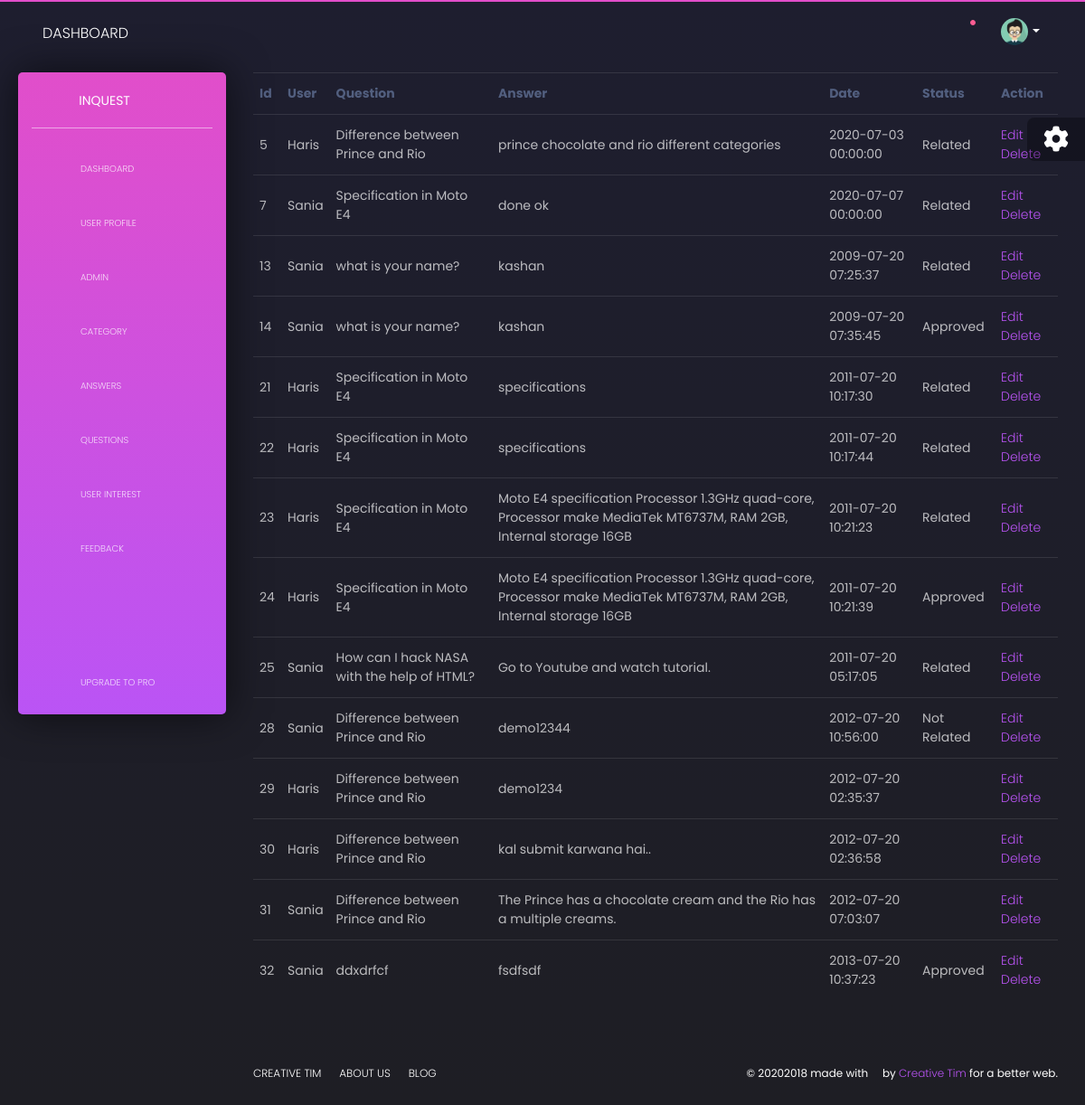
/admin/examples/ViewAnswer.php, run on the app's committed database.
### tables this page shows
CREATE TABLE `postanswer` (
  `PA_Id` int(11) NOT NULL,
  `U_Id` int(11) NOT NULL,
  `PA_Answer` varchar(250) NOT NULL,
  `PA_DateTime` datetime NOT NULL,
  `PQ_Id` int(11) NOT NULL,
  `PA_Status` varchar(250) NOT NULL
);

CREATE TABLE `users` (
  `U_Id` int(11) NOT NULL,
  `U_Name` varchar(50) NOT NULL,
  `U_FName` varchar(50) NOT NULL,
  `U_UserName` varchar(50) NOT NULL,
  `U_Email` varchar(50) NOT NULL,
  `U_Gender` varchar(50) NOT NULL,
  `U_DOB` date NOT NULL,
  `U_Contact` int(11) NOT NULL,
  `U_Image` blob NOT NULL,
  `U_PostalCode` varchar(50) NOT NULL,
  `U_State` varchar(50) NOT NULL,
  `U_City` varchar(50) NOT NULL,
  `U_Country` varchar(50) NOT NULL,
  `U_Password` varchar(50) NOT NULL,
  `U_Status` varchar(250) NOT NULL
);

CREATE TABLE `postquestion` (
  `PQ_Id` int(11) NOT NULL,
  `U_Id` int(11) NOT NULL,
  `PQ_Questions` varchar(50) NOT NULL,
  `PQ_DateTime` datetime NOT NULL,
  `Cate_Id` int(11) NOT NULL
);

### admin/examples/ViewAnswer.php (the view)
<?php
include 'Nav.php';
include '../../Connection.php';
$query="select * from postanswer";
$result=mysqli_query($conn,$query);
?>
<div class="content">
    <table class="table table-hover">
        <tr>
            <th> Id</th>
            <th> User</th>
            <th> Question</th>
            <th> Answer</th>
            <th> Date</th>
            <th> Status</th>
            <th> Action</th>
        </tr>
        <?php while($row=mysqli_fetch_array($result))
        {
        echo "<tr>";
          echo"<td>".$row['PA_Id']."</td>";
          $query2="select * from users where U_Id=".$row['U_Id'];
          $result2=mysqli_query($conn,$query2);
          $row2=mysqli_fetch_row($result2);
          echo"<td>".$row2[1]."</td>";
          $query1="select * from postquestion where PQ_Id=".$row['PQ_Id'];
          $result1=mysqli_query($conn,$query1);
          $row1=mysqli_fetch_row($result1);
          echo"<td>".$row1[2]."</td>";
          echo"<td>".$row['PA_Answer']."</td>";
          echo"<td>".$row['PA_DateTime']."</td>";
          echo"<td>".$row['PA_Status']."</td>";
          echo "<td><a href='EditAnswer.php?id=".$row['PA_Id']."'>Edit</a>  <a href='DeleteAnswer.php?id=".$row['PA_Id']."'>Delete</a> </td>";
          echo "</tr>";
        }
        ?>
    </table>
    </div>
    <?php
include 'Footer.php';
?>

### data on the page
postanswer: PA_Id "5", U_Id.U_Name "Haris", PQ_Id.PQ_Questions "Difference between Prince and Rio", PA_Answer "prince chocolate and rio different categories", PA_DateTime "2020-07-03 00:00:00", PA_Status "Related"
postanswer: PA_Id "7", U_Id.U_Name "Sania", PQ_Id.PQ_Questions "Specification in Moto E4", PA_Answer "done ok", PA_DateTime "2020-07-07 00:00:00", PA_Status "Related"
postanswer: PA_Id "13", U_Id.U_Name "Sania", PQ_Id.PQ_Questions "what is your name?", PA_Answer "kashan", PA_DateTime "2009-07-20 07:25:37", PA_Status "Related"
postanswer: PA_Id "14", U_Id.U_Name "Sania", PQ_Id.PQ_Questions "what is your name?", PA_Answer "kashan", PA_DateTime "2009-07-20 07:35:45", PA_Status "Approved"
postanswer: PA_Id "21", U_Id.U_Name "Haris", PQ_Id.PQ_Questions "Specification in Moto E4", PA_Answer "specifications", PA_DateTime "2011-07-20 10:17:30", PA_Status "Related"
postanswer: PA_Id "22", U_Id.U_Name "Haris", PQ_Id.PQ_Questions "Specification in Moto E4", PA_Answer "specifications", PA_DateTime "2011-07-20 10:17:44", PA_Status "Related"
postanswer: PA_Id "23", U_Id.U_Name "Haris", PQ_Id.PQ_Questions "Specification in Moto E4", PA_Answer "Moto E4 specification Processor 1.3GHz quad-core, Processor make MediaTek MT6737M, RAM 2GB, Internal storage 16GB", PA_DateTime "2011-07-20 10:21:23", PA_Status "Related"
postanswer: PA_Id "24", U_Id.U_Name "Haris", PQ_Id.PQ_Questions "Specification in Moto E4", PA_Answer "Moto E4 specification Processor 1.3GHz quad-core, Processor make MediaTek MT6737M, RAM 2GB, Internal storage 16GB", PA_DateTime "2011-07-20 10:21:39", PA_Status "Approved"
postanswer: PA_Id "25", U_Id.U_Name "Sania", PQ_Id.PQ_Questions "How can I hack NASA with the help of HTML?", PA_Answer "Go to Youtube and watch tutorial.", PA_DateTime "2011-07-20 05:17:05", PA_Status "Related"
postanswer: PA_Id "28", U_Id.U_Name "Sania", PQ_Id.PQ_Questions "Difference between Prince and Rio", PA_Answer "demo12344", PA_DateTime "2012-07-20 10:56:00", PA_Status "Not Related"
postanswer: PA_Id "29", U_Id.U_Name "Haris", PQ_Id.PQ_Questions "Difference between Prince and Rio", PA_Answer "demo1234", PA_DateTime "2012-07-20 02:35:37"
postanswer: PA_Id "30", U_Id.U_Name "Haris", PQ_Id.PQ_Questions "Difference between Prince and Rio", PA_Answer "kal submit karwana hai..", PA_DateTime "2012-07-20 02:36:58"
postanswer: PA_Id "31", U_Id.U_Name "Sania", PQ_Id.PQ_Questions "Difference between Prince and Rio", PA_Answer "The Prince has a chocolate cream and the Rio has a multiple creams.", PA_DateTime "2012-07-20 07:03:07"
postanswer: PA_Id "32", U_Id.U_Name "Sania", PQ_Id.PQ_Questions "ddxdrfcf", PA_Answer "fsdfsdf", PA_DateTime "2013-07-20 10:37:23", PA_Status "Approved"
